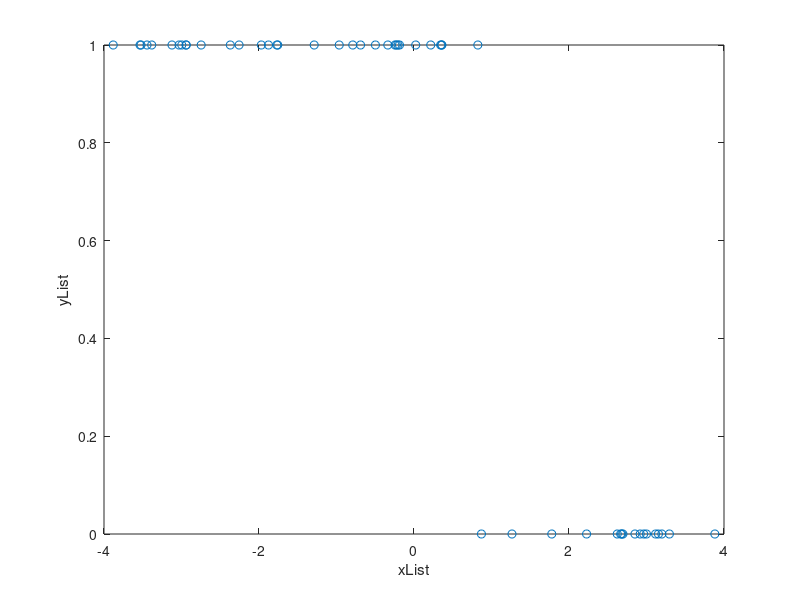

Write the MATLAB code that produced this figure. (Note: this script raises an error after producing the figure.)
%% a
load('DataSetHW2Q2a.mat');
% plot y vs x. x is real valued and y is binary valued
figure(1);
plot(sigmaXList,yList,'o');
xlabel('xList'); ylabel('yList');

Binput = [0; 0]; 
Xmatrix = [ones(size(sigmaXList)) sigmaXList];
% Set options for the optimization run
options = optimset('MaxFunEvals',3000,'TolX',1e-5,'display','iter');

% performs 'optimization'
[Bresult,fVal] = fminunc(@logisticLogLossBinary,Binput,options,Xmatrix,yList);

% this is the decision boundary when h = 0.5 or z = b0 + b1 x = 0
b0 = Bresult(1); b1 = Bresult(2);
decisionBoundary_Xvalue = -b0/b1;

xList_forPlotting = linspace(min(sigmaXList), max(sigmaXList), 100)';
xMatrix_forPlotting = [ones(size(xList_forPlotting)) xList_forPlotting];
yList_forPlotting = logisticFunction(xMatrix_forPlotting*Bresult);

zList_test = Xmatrix*Bresult; % zlist for the test dataset 
yList_predicted = (zList_test>=0);
yList_test = (yList==1); 
accuracy = sum(yList_test==yList_predicted)/length(yList_test);

figure(1); hold on;
plot(xList_forPlotting,yList_forPlotting);
legend('raw data','fit logistic curve');
ylim([-0.25 1.25]);

%% b
load('DataSetHW2Q2b.mat');
figure(1);
plot(sigmaXList,yList,'o');
xlabel('xList'); ylabel('yList');

Binput = [0; 0; 0]; 
Xmatrix = [ones(size(sigmaXList)) sigmaXList sigmaXList.^2];
% Set options for the optimization run
options = optimset('MaxFunEvals',3000,'TolX',1e-5,'display','iter');

% performs 'optimization'
[Bresult,fVal] = fminunc(@logisticLogLossBinary,Binput,options,Xmatrix,yList);

xList_forPlotting = linspace(min(sigmaXList), max(sigmaXList), 100)';
xMatrix_forPlotting = [ones(size(xList_forPlotting)) xList_forPlotting xList_forPlotting.^2];
yList_forPlotting = logisticFunction(xMatrix_forPlotting*Bresult);

b0 = Bresult(1); b1 = Bresult(2); b2 = Bresult(3);
decisionBoundary_Xvalue(1) = (-b1+sqrt(b1^2-4*b0*b2))/2*b0;
decisionBoundary_Xvalue(2) = (-b1-sqrt(b1^2-4*b0*b2))/2*b0;

zList_test = Xmatrix*Bresult; % zlist for the test dataset 
yList_predicted = (zList_test>=0);
yList_test = (yList==1); 
accuracy = sum(yList_test==yList_predicted)/length(yList_test);

figure(1); hold on;
plot(xList_forPlotting,yList_forPlotting);
legend('raw data','fit logistic curve');
ylim([-0.25 1.25]);